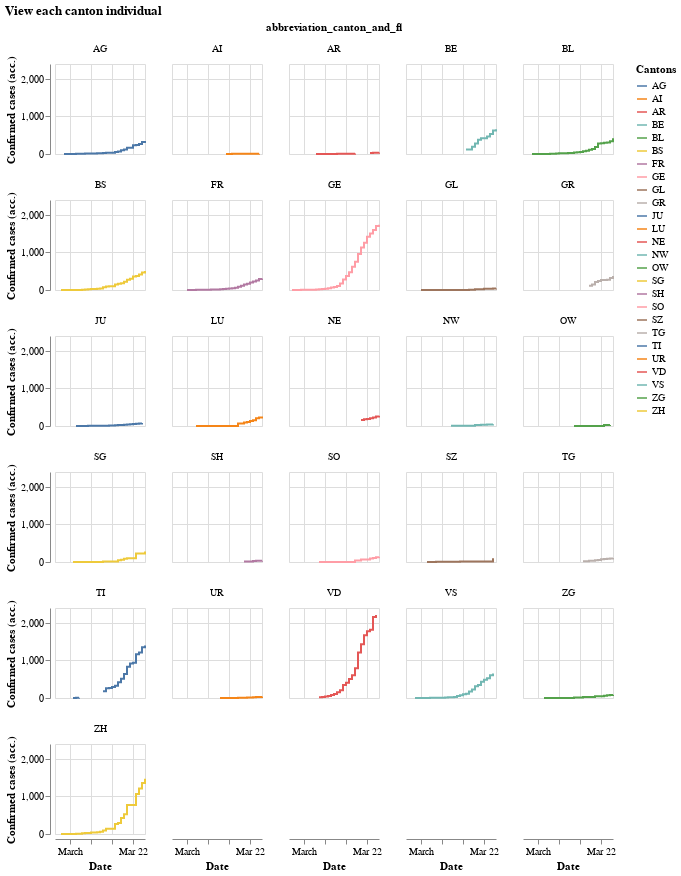

Notebook code cell kept with this figure:
### Code cell
#hide_input
chart = alt.Chart(df).mark_line(interpolate='step-after').encode(
        x=X('date:T', axis=Axis(title='Date')),
        y=Y('ncumul_conf', axis=Axis(title="Confirmed cases (acc.)"), scale=alt.Scale(type='linear')),
        color=alt.Color('abbreviation_canton_and_fl', legend=alt.Legend(title="Cantons")),
        facet=alt.Facet('abbreviation_canton_and_fl', columns=5)
    ).properties(
    title='View each canton individually',
    width=90,
    height=90
)
chart

### Figure 1 — Vega-Lite specification as saved in the notebook (floating-point values rounded to 4 significant figures; data arrays with more than 128 entries replaced by an {"elided": "..."} marker saying what was removed)
{"config": {"view": {"continuousWidth": 400, "continuousHeight": 300}}, "data": {"name": "data-f6146beff1ca5cea9a9ec3477486f656"}, "mark": {"type": "line", "interpolate": "step-after"}, "encoding": {"color": {"type": "nominal", "field": "abbreviation_canton_and_fl", "legend": {"title": "Cantons"}}, "facet": {"type": "nominal", "columns": 5, "field": "abbreviation_canton_and_fl"}, "x": {"type": "temporal", "axis": {"title": "Date"}, "field": "date"}, "y": {"type": "quantitative", "axis": {"title": "Confirmed cases (acc.)"}, "field": "ncumul_conf", "scale": {"type": "linear"}}}, "height": 90, "title": "View each canton individual", "width": 90, "$schema": "https://vega.github.io/schema/vega-lite/v4.0.2.json", "datasets": {"data-f6146beff1ca5cea9a9ec3477486f656": {"elided": "385 records"}}}
